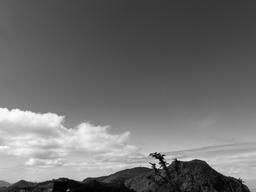
#> input picture hw1/SampleImage/sample2.png, 256 x 192 px, shrunk from 800 x 600 before the run
$ python problem1.py
#> lines starting #> are read from the running program, lines starting #| are printed output that depends on the picture
from PIL import Image
import cv2
import numpy as np
import matplotlib.pyplot as plt

np.seterr(invalid='ignore')

path = "SampleImage/"

def part_a():
    img = Image.open(path+"sample2.png")
#> img is the input picture: PIL image 256x192 L; min 0, max 252, mean 109.5

    img_array = np.array(img)

    # Dividing all values in the array by 2
    final = img_array / 2
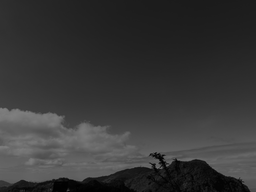
#> final: shape (192, 256) float64; min 0, max 126, mean 54.8
    final = final.astype(np.uint8) # to prevent float type

    result = Image.fromarray(final)
    result.save("result3.png")
    # result.show()

def part_b():
    img = Image.open("result3.png")

    img_array = np.array(img)

    # If intensity value exceed 255 when multiplied by 3, intensity value = 255 (max uint8 value)
    final = np.where(img_array < 85, img_array*3, 255)
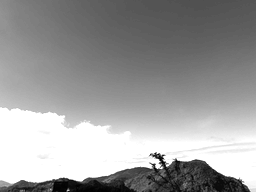
#> final: shape (192, 256); min 0, max 255, mean 155.1

    result = Image.fromarray(final)
    result.save("result4.png")
    # result.show()

def part_c():
    img1 = np.array(Image.open(path+"sample2.png"))
    img2 = np.array(Image.open("result3.png"))
    img3 = np.array(Image.open("result4.png"))

    img1_flatten = img1.flatten()
    img2_flatten = img2.flatten()
    img3_flatten = img3.flatten()

    # [20 lines of commented-out code are left out]

def part_d():
    img1 = np.array(Image.open("result3.png"))
    img2 = np.array(Image.open("result4.png"))

    img1_histogram = np.bincount(img1.flatten(), minlength=256)
#> img1_histogram = 256 values, max 1296 at index 31, min 0 at index 127, mean 192
    num_pixels = np.sum(img1_histogram)
#> num_pixels = 49152
    img1_histogram = img1_histogram/num_pixels # normalize
#> img1_histogram = 256 values, max 0.0264 at index 31, min 0 at index 127, mean 0.00391

    img1_cdf = np.cumsum(img1_histogram)
#> img1_cdf = 256 values from 0.000264 to 1

    img1_transform = np.floor(255*img1_cdf).astype(np.uint8)
#> img1_transform = 256 values from 0 to 255

    img1_list = list(img1.flatten())
#> img1_list = 49152 items
    img1_final = [img1_transform[i] for i in img1_list]
#> img1_final = 49152 items
    img1_result = np.reshape(np.asarray(img1_final), img1.shape)
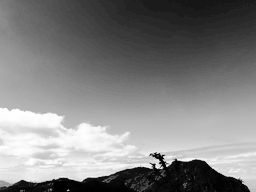
#> img1_result: shape (192, 256); min 0, max 255, mean 128.8

    # [6 lines of commented-out code are left out]

    result1 = Image.fromarray(img1_result)
    result1.save("result5.png")
    # result1.show()

    #================================================================================
    img2_histogram = np.bincount(img2.flatten(), minlength=256)
#> img2_histogram = 256 values, max 9845 at index 255, min 0 at index 1, mean 192
    num_pixels = np.sum(img2_histogram)
    img2_histogram = img2_histogram/num_pixels # normalize
#> img2_histogram = 256 values, max 0.2 at index 255, min 0 at index 1, mean 0.00391

    img2_cdf = np.cumsum(img2_histogram)
#> img2_cdf = 256 values from 0.000264 to 1

    img2_transform = np.floor(255*img2_cdf).astype(np.uint8)
#> img2_transform = 256 values from 0 to 254

    img2_list = list(img2.flatten())
#> img2_list = 49152 items
    img2_final = [img2_transform[i] for i in img2_list]
#> img2_final = 49152 items
    img2_result = np.reshape(np.asarray(img2_final), img2.shape)
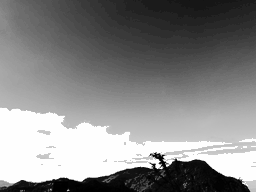
#> img2_result: shape (192, 256); min 0, max 254, mean 133.6

    # [6 lines of commented-out code are left out]

    result2 = Image.fromarray(img2_result)
    result2.save("result6.png")
    # result2.show()

def part_e():
    img1 = np.array(Image.open("result3.png"))
    img2 = np.array(Image.open("result4.png"))

    h,w = img1.shape
#> h = 192; w = 256

    img1_final = np.zeros((h,w), dtype = np.uint8)
    parts = []

    cycle = 0
    for i in range(h-200):
        for j in range(w-200):
            x1 = i
            x2 = i+200
            y1 = j
            y2 = j+200

            local = img1[x1:x2,y1:y2]
            parts.append(local)

            img_histogram = np.bincount(img1[x1:x2,y1:y2].flatten(), minlength=256)
            num_pixels = np.sum(img_histogram)
            img_histogram = img_histogram/num_pixels # normalize

            img_cdf = np.cumsum(img_histogram)

            img_transform = np.floor(255*img_cdf).astype(np.uint8)

            img_list = list(img1[x1:x2,y1:y2].flatten())
            img_final = [img_transform[i] for i in img_list]
            img_result = np.reshape(np.asarray(img_final), parts[cycle].shape)

            parts[cycle] = img_result

            img1_final[x1:x2,y1:y2] = parts[cycle]

            cycle += 1
#> img1_final: shape (192, 256); every value is 0
#> after the loop, cycle = 0; parts = []

    result1 = Image.fromarray(img1_final)
    result1.save("result7.png")

    # [8 lines of commented-out code are left out]

    img2_final = np.zeros((h,w), dtype = np.uint8)
    parts = []

    cycle = 0
    for i in range(h-200):
        for j in range(w-200):
            x1 = i
            x2 = i+200
            y1 = j
            y2 = j+200

            local = img2[x1:x2,y1:y2]
            parts.append(local)

            img_histogram = np.bincount(img2[x1:x2,y1:y2].flatten(), minlength=256)
            num_pixels = np.sum(img_histogram)
            img_histogram = img_histogram/num_pixels # normalize

            img_cdf = np.cumsum(img_histogram)

            img_transform = np.floor(255*img_cdf).astype(np.uint8)

            img_list = list(img2[x1:x2,y1:y2].flatten())
            img_final = [img_transform[i] for i in img_list]
            img_result = np.reshape(np.asarray(img_final), parts[cycle].shape)

            parts[cycle] = img_result

            img2_final[x1:x2,y1:y2] = parts[cycle]

            cycle += 1
#> after the loop, cycle = 0

    result2 = Image.fromarray(img2_final)
    result2.save("result8.png")

    # [6 lines of commented-out code are left out]

def part_f():
    # power law transform
    img = np.array(Image.open(path+"sample2.png"))

    final =255*(img/255)**(1/2)
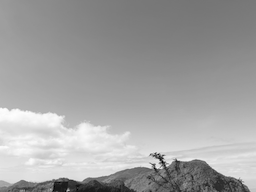
#> final: shape (192, 256) float64; min 0, max 253.5, mean 161.6
    final = final.astype(np.uint8)

    result = Image.fromarray(final)
    result.save("result9.png")

    # [6 lines of commented-out code are left out]


part_a()
part_b()
part_c()
part_d()
part_e()
part_f()

$ run again, with hw1/SampleImage/sample3.png copied over hw1/SampleImage/sample2.png
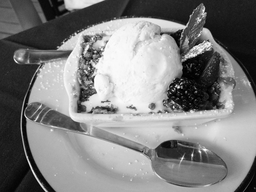
#> input picture hw1/SampleImage/sample3.png, 256 x 192 px, shrunk from 800 x 600 before the run
#> in part_a, img is the input picture: PIL image 256x192 L; min 0, max 255, mean 127
#> in part_d, `img1_histogram = np.bincount(img1.flatten(), minlength=256)`: img1_histogram = 256 values, max 996 at index 20, min 0 at index 128, mean 192
#> num_pixels = 49152
#> in part_d, `img1_histogram = img1_histogram/num_pixels`: img1_histogram = 256 values, max 0.0203 at index 20, min 0 at index 128, mean 0.00391
#> img1_cdf = 256 values from 0.0014 to 1
#> img1_transform = 256 values from 0 to 255
#> img1_list = 49152 items
#> in part_d, `img2_histogram = np.bincount(img2.flatten(), minlength=256)`: img2_histogram = 256 values, max 18991 at index 255, min 0 at index 1, mean 192
#> in part_d, `img2_histogram = img2_histogram/num_pixels`: img2_histogram = 256 values, max 0.386 at index 255, min 0 at index 1, mean 0.00391
#> img2_cdf = 256 values from 0.0014 to 1
#> img2_transform = 256 values from 0 to 254
#> img2_list = 49152 items
#> in part_d, `img2_result = np.reshape(np.asarray(img2_final), img2.shape)`:
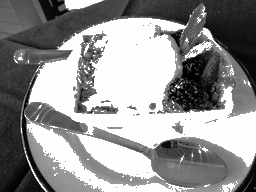
#> img2_result: shape (192, 256); min 0, max 254, mean 146.6
#> after the loop in part_e, `for i in range(h-200):`: cycle = 0; parts = []
#> after the loop in part_e, `for i in range(h-200):`: cycle = 0
#> in part_f, `final =255*(img/255)**(1/2)`:
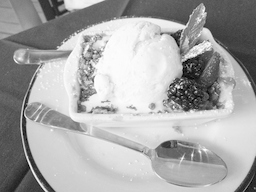
#> final: shape (192, 256) float64; min 0, max 255, mean 168.6
